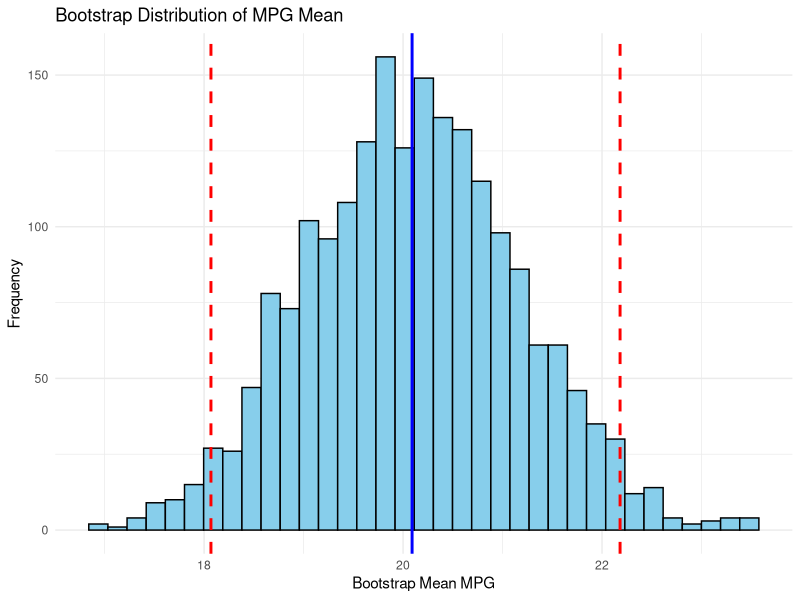

R code for this plot:
library(ggplot2)

data(mtcars)

set.seed(123)

mpg_values <- mtcars$mpg

bootstrap_means <- numeric(2000)

for (i in 1:2000) {
  sample_values <- sample(
    mpg_values,
    size = length(mpg_values),
    replace = TRUE
  )
  
  bootstrap_means[i] <- mean(sample_values)
}

confidence_interval <- quantile(
  bootstrap_means,
  probs = c(0.025, 0.975)
)

cat("Bootstrap Mean:", mean(bootstrap_means), "\n")

cat("95% Confidence Interval:\n")

print(confidence_interval)

bootstrap_data <- data.frame(
  Mean = bootstrap_means
)

ggplot(bootstrap_data, aes(x = Mean)) +
  geom_histogram(
    bins = 35,
    fill = "skyblue",
    colour = "black"
  ) +
  geom_vline(
    xintercept = confidence_interval,
    colour = "red",
    linetype = "dashed",
    linewidth = 1
  ) +
  geom_vline(
    xintercept = mean(mpg_values),
    colour = "blue",
    linewidth = 1
  ) +
  labs(
    title = "Bootstrap Distribution of MPG Mean",
    x = "Bootstrap Mean MPG",
    y = "Frequency"
  ) +
  theme_minimal()
